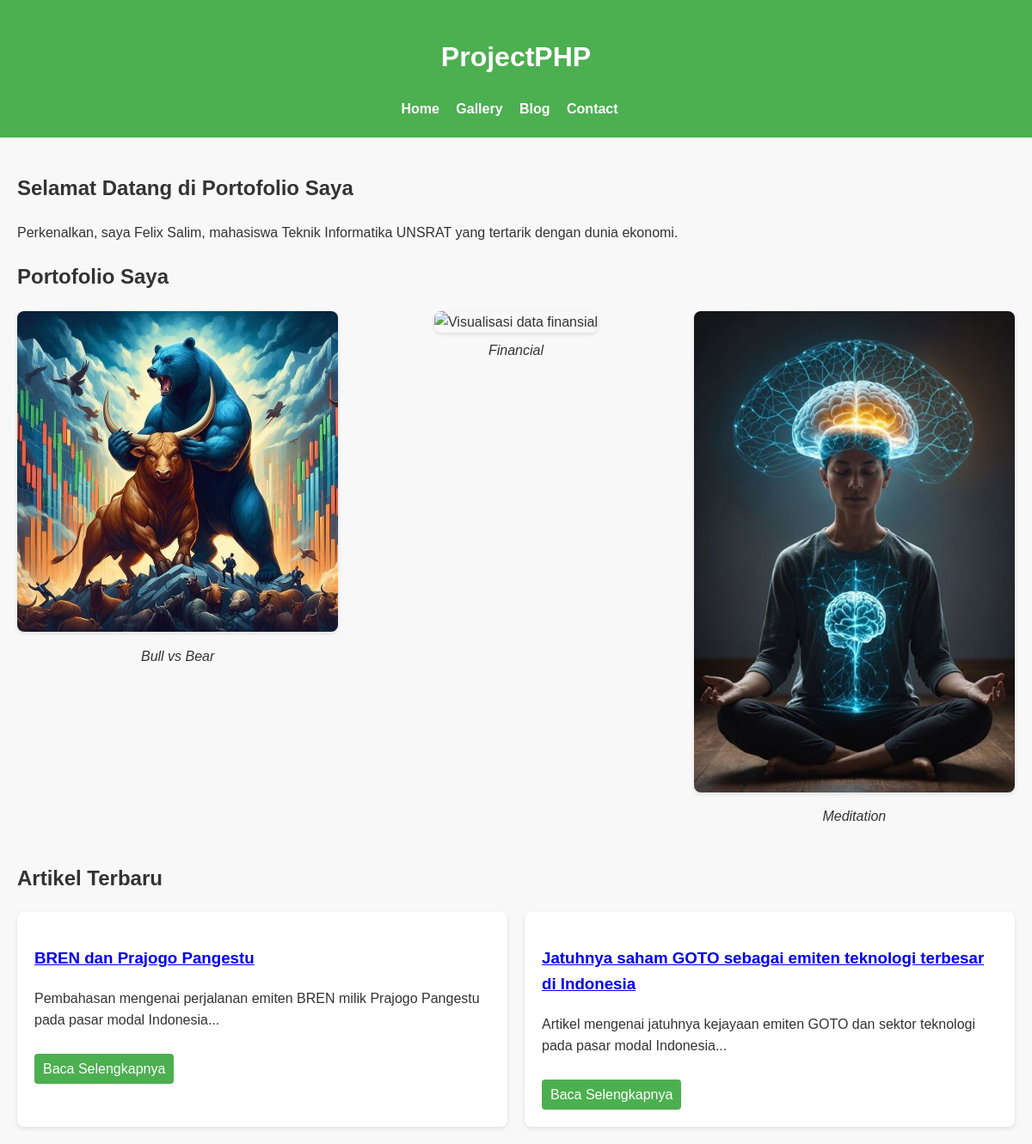
The page / on the database its author committed.
### tables this page shows
CREATE TABLE IF NOT EXISTS articles (
    id INT AUTO_INCREMENT PRIMARY KEY,
    title VARCHAR(255) NOT NULL,
    short_description TEXT NOT NULL,
    content LONGTEXT NOT NULL,
    image VARCHAR(255),
    created_at TIMESTAMP DEFAULT CURRENT_TIMESTAMP,
    updated_at TIMESTAMP DEFAULT CURRENT_TIMESTAMP ON UPDATE CURRENT_TIMESTAMP
);

### functions.php (called while the page is built, shortened)
<?php
require_once 'config.php';
function getAllArticles() {
    global $conn;
    $query = "SELECT * FROM articles ORDER BY created_at DESC";
    $result = mysqli_query($conn, $query);
    $articles = [];
    if (mysqli_num_rows($result) > 0) {
        while ($row = mysqli_fetch_assoc($result)) {
            $articles[] = $row;
        }
    }
    return $articles;
}

### index.php (the view, shortened to what this page needs)
<?php
require_once 'functions.php';
?>
<!DOCTYPE html>
<html lang="en">
<head>
  <link rel="stylesheet" href="CSS/css.css">
</head>
<body>
  <header>
    <h1>ProjectPHP</h1>
    <nav>
      <a href="index.php">Home</a>
      <a href="gallery.php">Gallery</a>
      <a href="blog.php">Blog</a>
      <a href="contact.php">Contact</a>
    </nav>
  </header>
  <main>
    <h2>Selamat Datang di Portofolio Saya</h2>
    <p>Perkenalkan, saya Felix Salim, mahasiswa Teknik Informatika UNSRAT yang tertarik dengan dunia ekonomi.</p>
    <section class="portfolio-images">
      <h2>Portofolio Saya</h2>
      <div class="image-grid">
        <figure>
          <img src="images/BullvsBear.jpg" alt="Ilustrasi grafik pasar Bull vs Bear">
          <figcaption>Bull vs Bear</figcaption>
        </figure>
        <figure>
          <img src="images/Financial.jpg" alt="Visualisasi data finansial">
          <figcaption>Financial</figcaption>
        </figure>
        <figure>
          <img src="images/Meditation.jpg" alt="Ilustrasi konsep meditasi dan ketenangan">
          <figcaption>Meditation</figcaption>
        </figure>
      </div>
    </section>
    <?php
    $latestArticles = getAllArticles();
    if (!empty($latestArticles)) {
        echo '<section class="latest-articles">';
        echo '<h2>Artikel Terbaru</h2>';
        echo '<div class="article-preview">';
        $count = 0;
        foreach ($latestArticles as $article) {
            if ($count < 2) {
                echo '<div class="article-card">';
                echo '<h3><a href="article.php?id=' . $article['id'] . '">' . $article['title'] . '</a></h3>';
                echo '<p>' . $article['short_description'] . '</p>';
                echo '<a href="article.php?id=' . $article['id'] . '" class="read-more">Baca Selengkapnya</a>';
                echo '</div>';
                $count++;
            }
        }
        echo '</div>';
        echo '</section>';
    }
    ?>
  </main>
</body>
</html>

### css/css.css (style rules this page uses)
body { font-family: Arial, sans-serif; margin: 0; padding: 0; background-color: #f8f8f8; color: #333; line-height: 1.6; }
header { background: #4CAF50; color: white; padding: 20px; text-align: center; }
nav { margin-top: 10px; }
nav a { margin-right: 15px; text-decoration: none; color: white; font-weight: bold; transition: color 0.3s; }
main { padding: 20px; max-width: 1200px; margin: 0 auto; }
.image-grid { display: grid; grid-template-columns: repeat(auto-fit, minmax(250px, 1fr)); gap: 20px; margin-top: 20px; }
.image-grid img { width: 100%; border-radius: 8px; box-shadow: 0 2px 5px rgba(0,0,0,0.1); transition: transform 0.3s; }
figure { margin: 0; text-align: center; }
figcaption { margin-top: 8px; font-style: italic; }
.latest-articles { margin-top: 40px; }
.article-preview { display: grid; grid-template-columns: repeat(auto-fit, minmax(300px, 1fr)); gap: 20px; }
.article-card { background: white; padding: 20px; border-radius: 8px; box-shadow: 0 2px 5px rgba(0,0,0,0.1); }
.read-more { display: inline-block; margin-top: 10px; padding: 5px 10px; background-color: #4CAF50; color: white; text-decoration: none; border-radius: 4px; transition: background-color 0.3s; }

### rows shown on the page
articles: title "BREN dan Prajogo Pangestu", short_description "Pembahasan mengenai perjalanan emiten BREN milik Prajogo Pangestu pada pasar modal Indonesia..."
articles: title "Jatuhnya saham GOTO sebagai emiten teknologi terbesar di Indonesia", short_description "Artikel mengenai jatuhnya kejayaan emiten GOTO dan sektor teknologi pada pasar modal Indonesia..."
